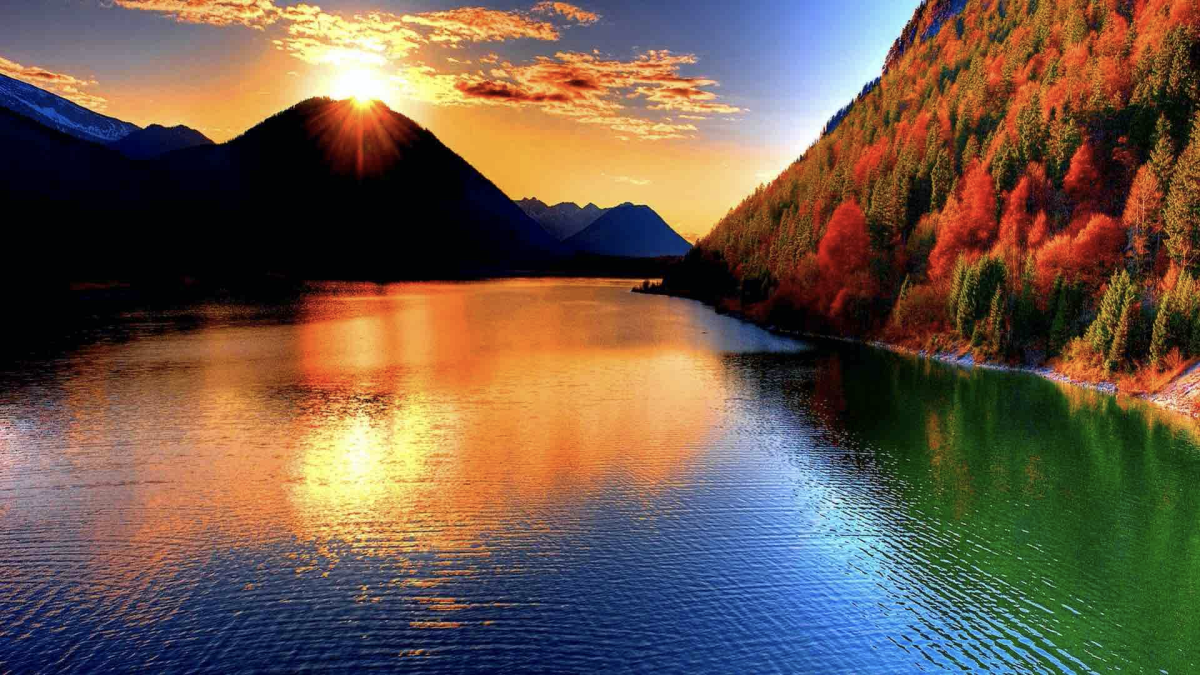
#> input picture 088.Test_snowy_view.png, 1200 x 675 px
$ jupyter execute --allow-errors 088.Test_snowy.ipynb   (shell and % lines are left out)
#> lines starting #> are read from the running program, lines starting #| are printed output that depends on the picture
[cell 1]
import snowy
import cv2 as cv
from IPython.display import Image

[cell 2]
H = 50

[cell 3]
Image("088.Test_snowy_view.png", height=300, width=300)

#> (a cell that did not finish here is left out)

[cell 5]
Image("088.Test_snowy_out0.png", height=300, width=300)

[cell 6]
img = cv.imread("088.Test_snowy_view.png")
#> img is the input picture: shape (675, 1200, 3); mean B, G, R 73.6, 89.2, 109.3
x, y, _ = img.shape
#> x = 675; y = 1200
print(img.shape)
#| (675, 1200, 3)
img = cv.resize(img, (int(y/x*H), H))
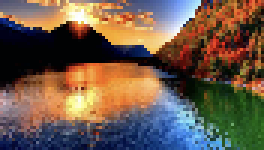
#> img: shape (50, 88, 3) (shown 3 times larger); mean B, G, R 73.3, 88.7, 108.8
print(img.shape)
#| (50, 88, 3)
cv.imwrite("088.Test_snowy_out1.png", img)
#> Out = True

[cell 7]
Image("088.Test_snowy_out1.png", height=300, width=300)

[cell 8]
H = 1000

#> (a cell that did not finish here is left out)

[cell 10]
img = cv.imread("088.Test_snowy_view.png")
x, y, _ = img.shape
print(img.shape)
#| (675, 1200, 3)
img = cv.resize(img, (int(y/x*H), H))
#> img: shape (1000, 1777, 3)
print(img.shape)
#| (1000, 1777, 3)
cv.imwrite("088.Test_snowy_out3.png", img)
#> Out = True
